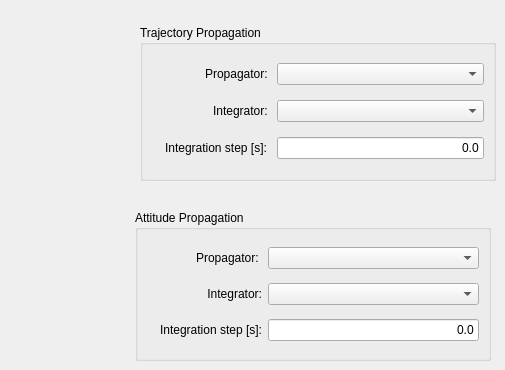
   <widget class="QWidget" name="Propagation">
    <attribute name="title">
     <string>Propagation</string>
    </attribute>
    <widget class="QGroupBox" name="TrajectorypropagationGroupBox">
     <property name="geometry">
      <rect>
       <x>140</x>
       <y>25</y>
       <width>356</width>
       <height>156</height>
      </rect>
     </property>
     <property name="title">
      <string>Trajectory Propagation</string>
     </property>
     <layout class="QHBoxLayout" name="horizontalLayout_16">
      <item>
       <layout class="QGridLayout" name="gridLayout_13">
        <item row="0" column="1">
         <widget class="QLabel" name="PropagatorLabel">
          <property name="text">
           <string>Propagator: </string>
          </property>
          <property name="alignment">
           <set>Qt::AlignRight|Qt::AlignTrailing|Qt::AlignVCenter</set>
          </property>
         </widget>
        </item>
        <item row="0" column="2">
         <widget class="QComboBox" name="PropagatorComboBox">
          <property name="sizeAdjustPolicy">
           <enum>QComboBox::AdjustToContentsOnFirstShow</enum>
          </property>
         </widget>
        </item>
        <item row="1" column="1">
         <widget class="QLabel" name="IntegratorLabel">
          <property name="text">
           <string>Integrator: </string>
          </property>
          <property name="alignment">
           <set>Qt::AlignRight|Qt::AlignTrailing|Qt::AlignVCenter</set>
          </property>
         </widget>
        </item>
        <item row="1" column="2">
         <widget class="QComboBox" name="IntegratorComboBox">
          <property name="sizeAdjustPolicy">
           <enum>QComboBox::AdjustToContentsOnFirstShow</enum>
          </property>
         </widget>
        </item>
        <item row="2" column="1">
         <widget class="QLabel" name="IntStepLabel">
          <property name="text">
           <string>Integration step [s]: </string>
          </property>
         </widget>
        </item>
        <item row="2" column="2">
         <widget class="QLineEdit" name="IntStepEdit">
          <property name="text">
           <string>0.0</string>
          </property>
          <property name="alignment">
           <set>Qt::AlignRight|Qt::AlignTrailing|Qt::AlignVCenter</set>
          </property>
         </widget>
        </item>
        <item row="0" column="0">
         <widget class="QLabel" name="label_16">
          <property name="maximumSize">
           <size>
            <width>32</width>
            <height>32</height>
           </size>
          </property>
          <property name="text">
           <string/>
          </property>
          <property name="pixmap">
           <pixmap resource="../../iconary/sta-icons.qrc">:/icons/CoordinateSystemBody.png</pixmap>
          </property>
          <property name="scaledContents">
           <bool>true</bool>
          </property>
         </widget>
        </item>
       </layout>
      </item>
     </layout>
    </widget>
    <widget class="QGroupBox" name="AttitudepropagationGroupBox">
     <property name="enabled">
      <bool>true</bool>
     </property>
     <property name="geometry">
      <rect>
       <x>135</x>
       <y>210</y>
       <width>356</width>
       <height>151</height>
      </rect>
     </property>
     <property name="toolTip">
      <string>Attitude is not yet enabled...</string>
     </property>
     <property name="title">
      <string>Attitude Propagation</string>
     </property>
     <layout class="QHBoxLayout" name="horizontalLayout_17">
      <item>
       <layout class="QGridLayout" name="gridLayout_14">
        <item row="1" column="1">
         <widget class="QLabel" name="IntegratorL">
          <property name="text">
           <string>Integrator:</string>
          </property>
          <property name="alignment">
           <set>Qt::AlignRight|Qt::AlignTrailing|Qt::AlignVCenter</set>
          </property>
         </widget>
        </item>
        <item row="2" column="1">
         <widget class="QLabel" name="IntStepLabel_2">
          <property name="text">
           <string>Integration step [s]:</string>
          </property>
          <property name="alignment">
           <set>Qt::AlignRight|Qt::AlignTrailing|Qt::AlignVCenter</set>
          </property>
         </widget>
        </item>
        <item row="2" column="2">
         <widget class="QLineEdit" name="IntAttitudeStep">
          <property name="text">
           <string>0.0</string>
          </property>
          <property name="alignment">
           <set>Qt::AlignRight|Qt::AlignTrailing|Qt::AlignVCenter</set>
          </property>
         </widget>
        </item>
        <item row="0" column="1">
         <widget class="QLabel" name="PropagatorLabel_2">
          <property name="text">
           <string>Propagator: </string>
          </property>
          <property name="alignment">
           <set>Qt::AlignRight|Qt::AlignTrailing|Qt::AlignVCenter</set>
          </property>
         </widget>
        </item>
        <item row="0" column="2">
         <widget class="QComboBox" name="PropagatorAttitudeComboBox">
          <property name="enabled">
           <bool>true</bool>
          </property>
          <property name="sizeAdjustPolicy">
           <enum>QComboBox::AdjustToContentsOnFirstShow</enum>
          </property>
         </widget>
        </item>
        <item row="1" column="2">
         <widget class="QComboBox" name="IntegratorAttitudeComboBox">
          <property name="sizeAdjustPolicy">
           <enum>QComboBox::AdjustToContentsOnFirstShow</enum>
          </property>
         </widget>
        </item>
        <item row="0" column="0">
         <widget class="QLabel" name="label_15">
          <property name="maximumSize">
           <size>
            <width>32</width>
            <height>32</height>
           </size>
          </property>
          <property name="text">
           <string/>
          </property>
          <property name="pixmap">
           <pixmap resource="../../iconary/sta-icons.qrc">:/icons/CoordinateSystem.png</pixmap>
          </property>
          <property name="scaledContents">
           <bool>true</bool>
          </property>
         </widget>
        </item>
       </layout>
      </item>
     </layout>
    </widget>
   </widget>
